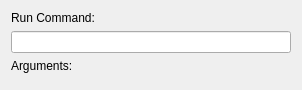
<?xml version="1.0" encoding="UTF-8"?>
<ui version="4.0">
 <class>RunCommandConfig</class>
 <widget class="QWidget" name="RunCommandConfig">
  <property name="geometry">
   <rect>
    <x>0</x>
    <y>0</y>
    <width>302</width>
    <height>76</height>
   </rect>
  </property>
  <property name="windowTitle">
   <string notr="true">Form</string>
  </property>
  <layout class="QVBoxLayout" name="verticalLayout">
   <item>
    <widget class="QLabel" name="label">
     <property name="text">
      <string comment="runCommand conf dialog: command line label">Run Command:</string>
     </property>
    </widget>
   </item>
   <item>
    <widget class="QLineEdit" name="cfg_ApplicationName"/>
   </item>
   <item>
    <widget class="QLabel" name="label_2">
     <property name="text">
      <string extracomment="runCommand conf dialog: arguments label">Arguments:</string>
     </property>
    </widget>
   </item>
   <item>
    <widget class="QStringListEdit" name="cfg_Arguments" native="true"/>
   </item>
   <item>
    <spacer name="verticalSpacer">
     <property name="orientation">
      <enum>Qt::Vertical</enum>
     </property>
     <property name="sizeHint" stdset="0">
      <size>
       <width>20</width>
       <height>0</height>
      </size>
     </property>
    </spacer>
   </item>
  </layout>
 </widget>
 <customwidgets>
  <customwidget>
   <class>QStringListEdit</class>
   <extends>QWidget</extends>
   <header>bindingsGui/qstringlistedit.h</header>
  </customwidget>
 </customwidgets>
 <resources/>
 <connections/>
</ui>
